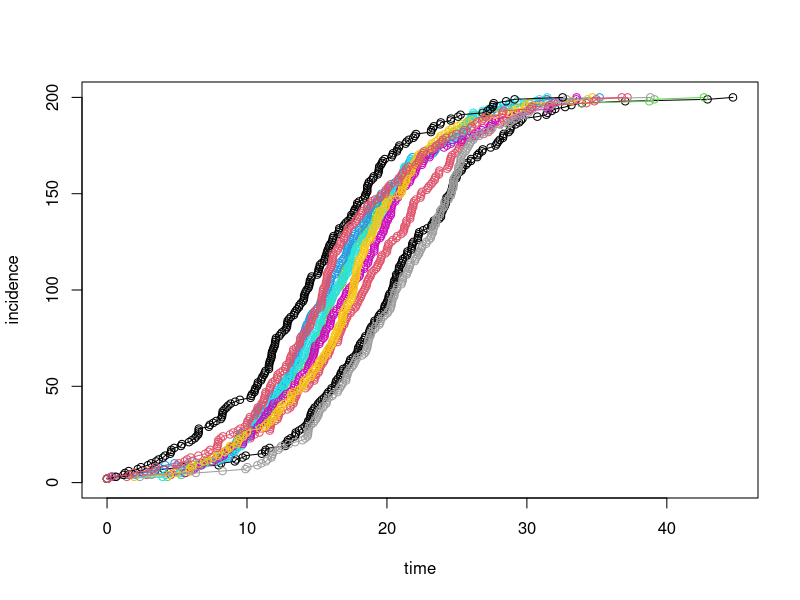
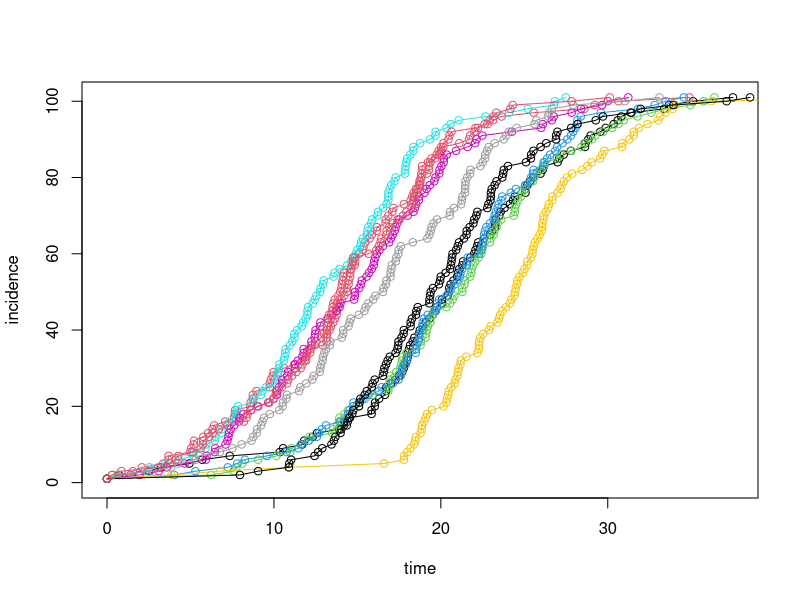
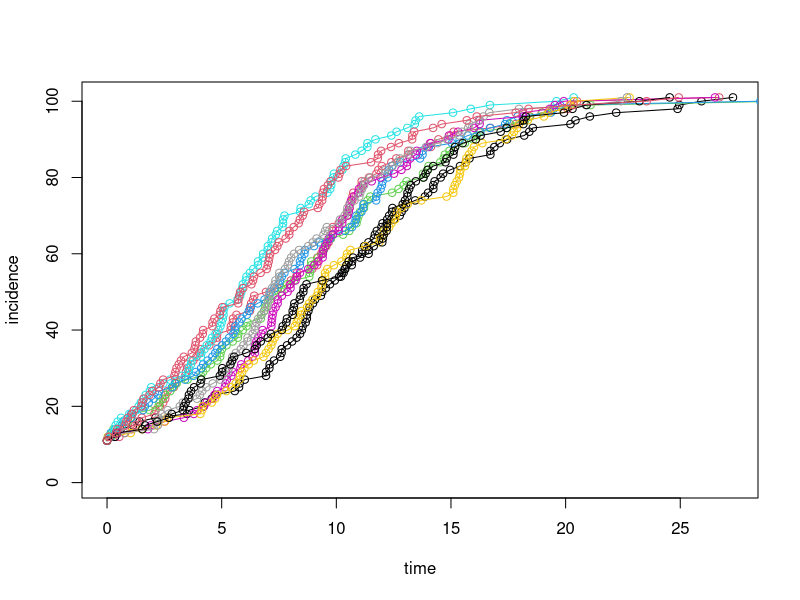
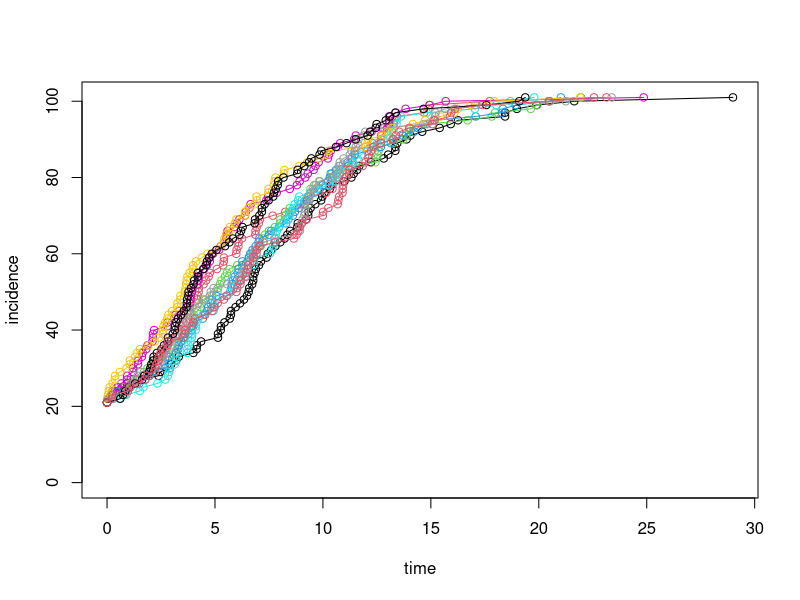
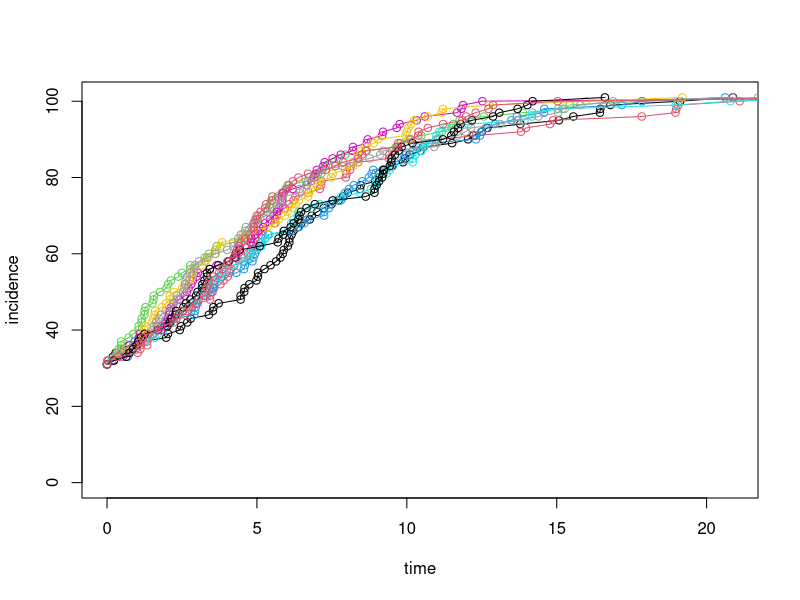
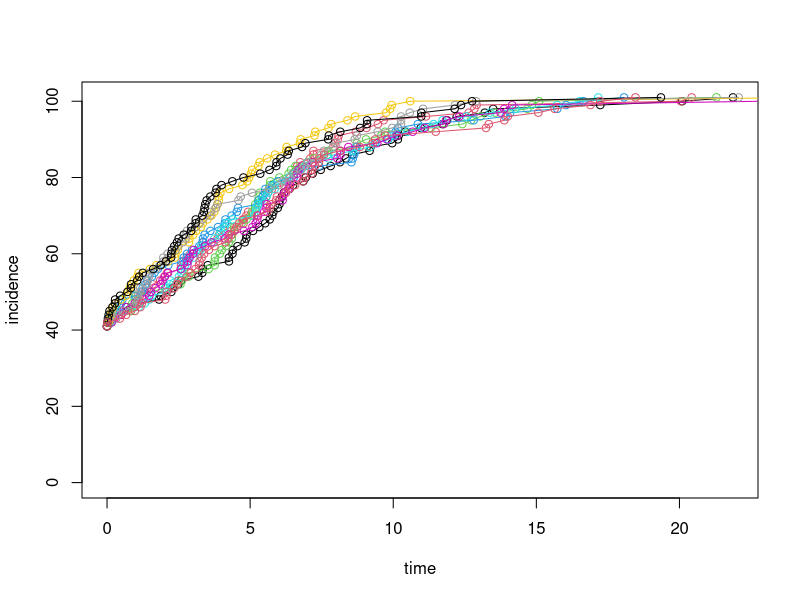
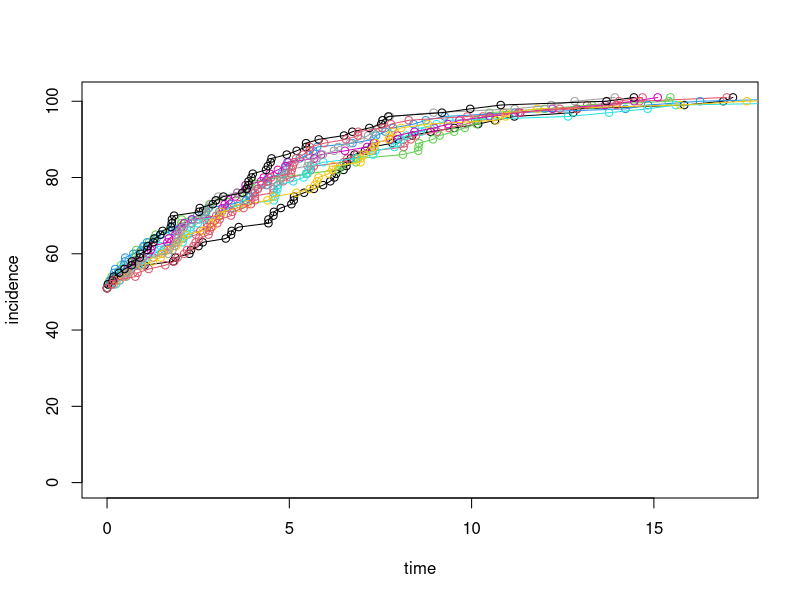
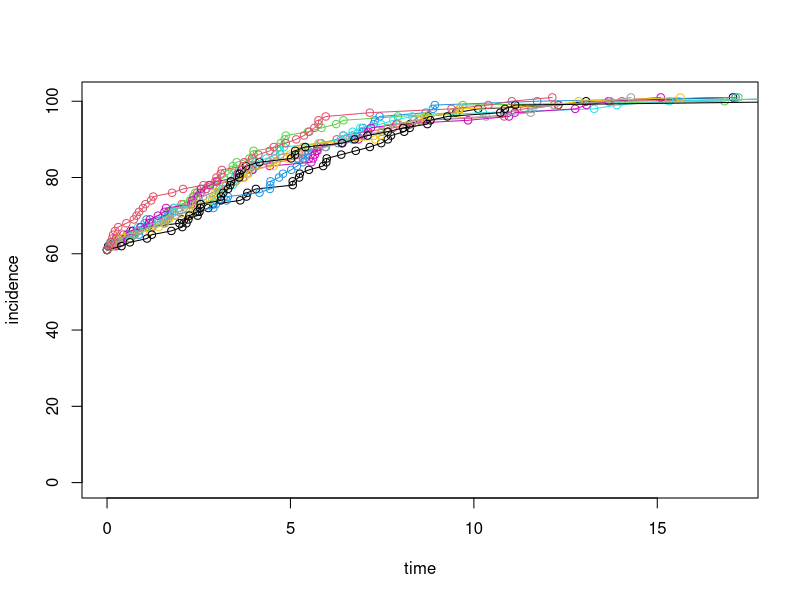

The R source for these figures, in order:
## ---- chunk 1

### R code from vignette source 'stochastic-simulation.rnw'
### Encoding: UTF-8

###################################################
### code chunk number 1: stochastic-simulation.rnw:70-84
###################################################
SI.onestep <- function (x, params) {     #function for one step of the stochastic SI epidemic
   X <- x[2]                             #the second element of x is number of susceptibles X
   Y <- x[3]                             #the third element of x is number of infecteds Y
   with(
     as.list(params),
     {
       new.Y <- Y+1                      #whenever an event occurs we increase infecteds by 1...
       new.X <- X-1                      #and descrease susceptibles by 1
       
       tau <- -log(runif(1))/(params$beta*X*Y/(X+Y)) #exponential random time to next event
       c(tau=tau,X=new.X,Y=new.Y)        #store result
       }
     )
}


###################################################
### code chunk number 2: stochastic-simulation.rnw:89-98
###################################################
SI.model <- function (x, params, nstep) { #function to iterate the stochastic SI for nstep events
  output <- array(dim=c(nstep+1,3))       #set up an array to store all the results
  colnames(output) <- c("time","X","Y")   #name the variables in the array
  output[1,] <- x                         #the first record of the array is the initial condition
  for (k in 1:nstep) {                    #iterate the model for nstep events
    output[k+1,] <- x <- SI.onestep(x,params) #update x and store result
  }
  output                                  #return output
}


###################################################
### code chunk number 3: stochastic-simulation.rnw:105-122
###################################################
set.seed(38499583)                        #set the random seed so results are repeatable
nsims <- 10                               #number of simulations to run
pop.size <- 200                           #total size of the population
Y0 <- 2                                   #initial number infected
nstep <- pop.size-Y0                      #how many steps to run? until everyone infected
xstart <- c(time=0,X=(pop.size-Y0),Y=Y0)  #initial conditions
params <- list(beta=0.3) #parameters
data <- vector(mode='list',length=nsims)  #create a list called ``data'' to store all runs
for (k in 1:nsims) {                      #simulate k different runs
  data[[k]] <- as.data.frame(SI.model(xstart,params,nstep))  #main simulation step
  data[[k]]$cum.time <- cumsum(data[[k]]$time) #calculates the running sum of inter-event intervals
}
max.y<-max(data[[1]]$cum.time)               #find the maximum time any simulation ran (to set x axis)
plot(c(0,pop.size),c(0,pop.size),type='n',xlab='time',ylab='incidence',xlim=c(0,max.y)) #set up plot
for (k in 1:nsims) {                      #loop over each simulation...
  lines(Y~cum.time,data=data[[k]],col=k,type='o')  #to plot
}
## ---- chunk 2
ex1<- function(.ys1,.ns1){
set.seed(38499583)                        #set the random seed so results are repeatable
nsims <- 10                              #number of simulations to run
pop.size <- .ns1                           #total size of the population
Y0 <- .ys1                                   #initial number infected
nstep <- pop.size-Y0                      #how many steps to run? until everyone infected
xstart <- c(time=0,X=(pop.size-Y0),Y=Y0)  #initial conditions
params <- list(beta=0.3) #parameters
data <- vector(mode='list',length=nsims)  #create a list called ``data'' to store all runs
for (k in 1:nsims) {                      #simulate k different runs
  data[[k]] <- as.data.frame(SI.model(xstart,params,nstep))  #main simulation step
  data[[k]]$cum.time <- cumsum(data[[k]]$time) #calculates the running sum of inter-event intervals
  #print(paste0("Finishing iteration #", k))
}
max.y<-max(data[[1]]$cum.time)               #find the maximum time any simulation ran (to set x axis)
plot(c(0,pop.size),c(0,pop.size),type='n',xlab='time',ylab='incidence',xlim=c(0,max.y)) #set up plot
for (k in 1:nsims) {                      #loop over each simulation...
  lines(Y~cum.time,data=data[[k]],col=k,type='o')  #to plot
}
}
combo1<-expand.grid(
  infecteds1 = seq (1,100,10),
  pops1 = seq (101,1000, by = 300))
for (i in 1:nrow(combo1)){
  ex1(.ys1=combo1[i,1], .ns1=combo1[i,2])
}

## ---- chunk 3
###################################################
### code chunk number 4: stochastic-simulation.rnw:138-162
###################################################
SIR.onestep <- function (x, params) {  #function to calculate one step of stochastic SIR
  X <- x[2]                            #local variable for susceptibles
  Y <- x[3]                            #local variable for infecteds
  Z <- x[4]                            #local variable for recovereds
  N <- X+Y+Z                           #total population size (subject to demographic change)
  with(                                #use with as in deterministic model to simplify code
       as.list(params), 
       {
         rates <- c(mu*N, beta*X*Y/N, mu*X, mu*Y, gamma*Y, mu*Z)
         changes <- matrix(c( 1, 0, 0,
                             -1, 1, 0,
                             -1, 0, 0,
                              0,-1, 0,
                              0,-1, 1,
                              0, 0,-1),
                           ncol=3, byrow=TRUE)
         tau <- -log(runif(1)) / sum(rates)   # exponential waiting time
         U <- runif(1)       #uniform random deviate
         m <- min(which(cumsum(rates)>=U*sum(rates)))
         x <- x[2:4] + changes[m,]
         return(out <- c(tau, x))
       }
       )
}


###################################################
### code chunk number 5: stochastic-simulation.rnw:167-177
###################################################

SIR.model <- function (x, params, nstep) {  #function to simulate stochastic SIR
  output <- array(dim=c(nstep+1,4))         #set up array to store results
  colnames(output) <- c("time","X","Y","Z") #name variables
  output[1,] <- x                           #first record of output is initial condition
  for (k in 1:nstep) {                      #iterate for nstep steps
    output[k+1,] <- x <- SIR.onestep(x,params)
  }
  output                                    #return output
}


###################################################
### code chunk number 6: stochastic-simulation.rnw:182-201
###################################################
set.seed(38499583)                #set seed
nsims <- 10                       #number of simulations
pop.size <- 100                   #total population size
Y0 <- 8                           #initial number infected
X0 <- round(0.9*pop.size)        #initial number suscepitlble (~90% of population)
nstep <- 1600                     #number of events to simulate
xstart <- c(time=0,X=X0,Y=Y0,Z=pop.size-X0-Y0) #initial conditions
params <- list(mu=0.00001,beta=60,gamma=365/13) #parameters
data <- vector(mode='list',length=nsims) #initialize list to store the output
for (k in 1:nsims) {              #simulate nsims times
  data[[k]] <- as.data.frame(SIR.model(xstart,params,nstep))
  data[[k]]$cum.time <- cumsum(data[[k]]$time)
}
max.time<-data[[1]]$cum.time[max(which(data[[1]]$Y>0))] #maximum time in first simulation
max.y<-1.8*max(data[[1]]$Y)       #find max infected in run 1 and increase by 80% for plot
plot(Y~cum.time,data=data[[1]],xlab='Time',ylab='Incidence',col=1,xlim=c(0,max.time),ylim=c(0,max.y))
for (k in 1:nsims) {              #add multiple epidemics to plot
  lines(Y~cum.time,data=data[[k]],col=k,type='o')
}


## ---- chunk 4
ex2<- function(.ys,.ns){
set.seed(38499583)                #set seed
nsims <- 10                       #number of simulations
pop.size <- .ns                   #total population size
Y0 <- .ys                           #initial number infected
X0 <- round(0.9*pop.size)        #initial number suscepitlble (~90% of population)
nstep <- 1600                     #number of events to simulate
xstart <- c(time=0,X=X0,Y=Y0,Z=pop.size-X0-Y0) #initial conditions
params <- list(mu=0.00001,beta=60,gamma=365/13) #parameters
data <- vector(mode='list',length=nsims) #initialize list to store the output
for (k in 1:nsims) {              #simulate nsims times
  data[[k]] <- as.data.frame(SIR.model(xstart,params,nstep))
  data[[k]]$cum.time <- cumsum(data[[k]]$time)
}
max.time<-data[[1]]$cum.time[max(which(data[[1]]$Y>0))] #maximum time in first simulation
max.y<-1.8*max(data[[1]]$Y)       #find max infected in run 1 and increase by 80% for plot
plot(Y~cum.time,data=data[[1]],xlab='Time',ylab='Incidence',col=1,xlim=c(0,max.time),ylim=c(0,max.y))
for (k in 1:nsims) {              #add multiple epidemics to plot
  lines(Y~cum.time,data=data[[k]],col=k,type='o')
}


}
combo<-expand.grid(
  infecteds = seq (1,100,10),
  pops = seq (101,1000, by = 300))
for (i in 1:nrow(combo)){
  ex2(.ys=combo[i,1], .ns=combo[i,2])
}
